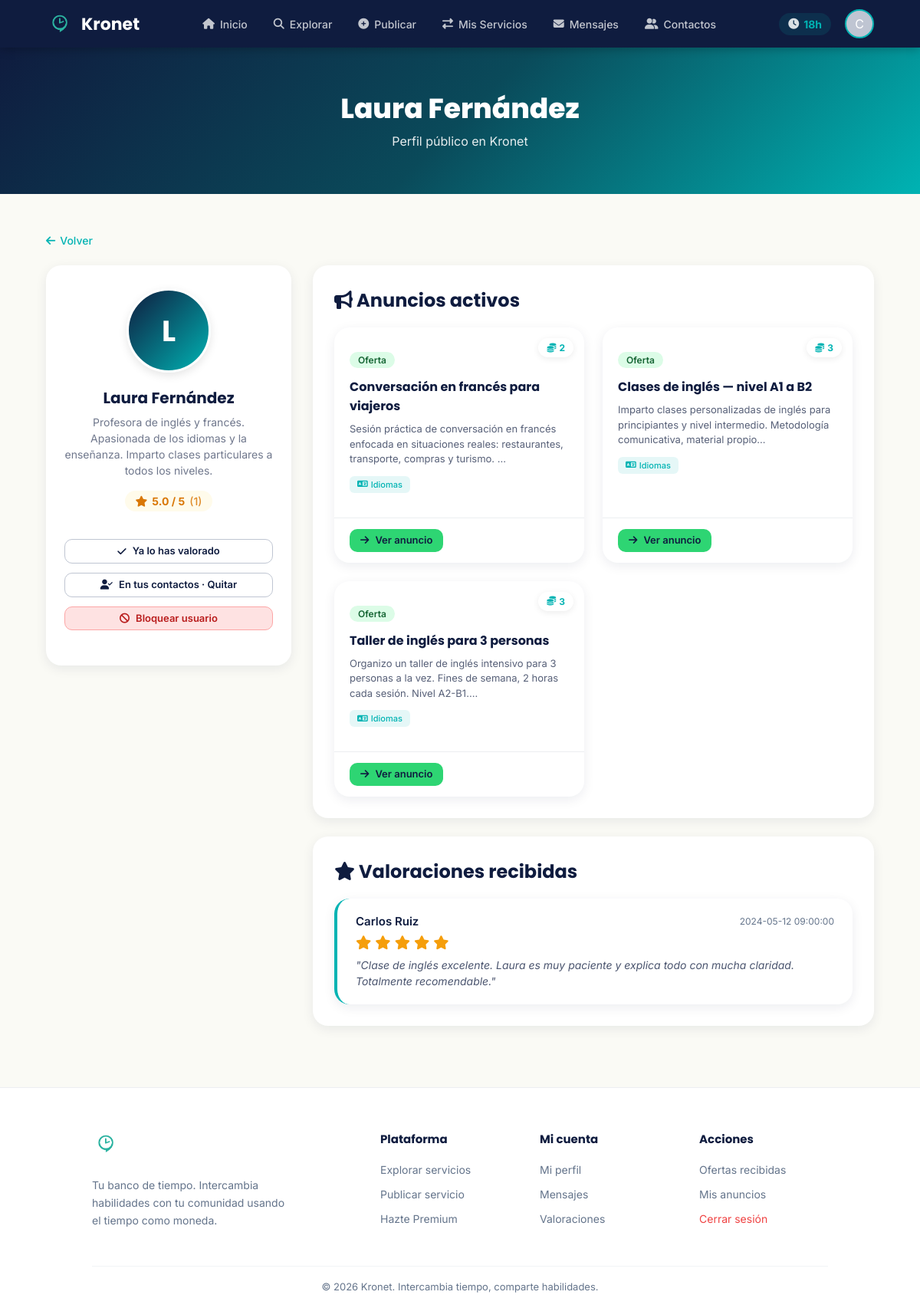
Page /public/perfil/2 (signed in) on the committed database.
### tables this page shows
CREATE TABLE usuarios (
    id_usuario          INT AUTO_INCREMENT PRIMARY KEY,
    nombre              VARCHAR(100)            NOT NULL,
    email               VARCHAR(150) UNIQUE     NOT NULL,
    contrasenia_hash    VARCHAR(255)            NOT NULL,
    descripcion         TEXT,
    tipo_usuario        VARCHAR(50)             DEFAULT 'registrado',   
    fecha_registro      DATETIME                DEFAULT CURRENT_TIMESTAMP,
    saldo_monedas       INT                     DEFAULT 5,              
    estado_cuenta       VARCHAR(50)             DEFAULT 'activa'        
);

CREATE TABLE anuncios (
    id_anuncio          INT AUTO_INCREMENT PRIMARY KEY,
    id_usuario          INT                     NOT NULL,
    titulo              VARCHAR(255)            NOT NULL,
    descripcion         TEXT,
    tipo_anuncio        VARCHAR(50),                                    
    categoria           VARCHAR(100),
    duracion_estimada   INT                     DEFAULT 1,              
    precio_creditos     INT                     DEFAULT 1,              
    plazas_totales      INT                     DEFAULT 1,              
    plazas_ocupadas     INT                     DEFAULT 0,              
    fecha_publicacion   DATETIME                DEFAULT CURRENT_TIMESTAMP,
    estado              VARCHAR(50)             DEFAULT 'activo',       
    destacado           TINYINT(1)              DEFAULT 0,
    destacado_hasta     DATETIME                DEFAULT NULL,
    imagen              VARCHAR(255)            DEFAULT NULL,

    FOREIGN KEY (id_usuario) REFERENCES usuarios(id_usuario)
        ON DELETE CASCADE
);

CREATE TABLE valoraciones (
    id_valoracion        INT AUTO_INCREMENT PRIMARY KEY,
    id_usuario_autor     INT,
    id_usuario_destino   INT,
    puntuacion           INT CHECK (puntuacion BETWEEN 1 AND 5),
    comentario           TEXT,
    fecha                DATETIME    DEFAULT CURRENT_TIMESTAMP,

    FOREIGN KEY (id_usuario_autor)   REFERENCES usuarios(id_usuario) ON DELETE CASCADE,
    FOREIGN KEY (id_usuario_destino) REFERENCES usuarios(id_usuario) ON DELETE CASCADE
);

### app/views/perfil/ajeno.php (the view, shortened to what the rows shown need)
<?php
require __DIR__ . '/../partials/head.php';
require __DIR__ . '/../partials/navbar.php';
require_once __DIR__ . '/../../helpers/Categorias.php';
?>
<section class="hero-section hero-compact">
    <h1><?= isset($usuario['nombre']) ? htmlspecialchars($usuario['nombre']) : 'Perfil' ?></h1>
    <p>Perfil público en Kronet</p>
</section>
<div class="page-wrap-wide">
    <?php if (isset($error)): ?>
        <div class="flash flash-error"><i class="fas fa-exclamation-circle"></i> <?= htmlspecialchars($error) ?></div>
    <?php else: ?>
    <div class="profile-layout">
        <div>
            <div class="user-card">
                <div class="avatar-wrapper">
                    <div class="main-avatar-placeholder">
                        <?= strtoupper(substr($usuario['nombre'], 0, 1)) ?>
                    </div>
                </div>
                <h2><?= htmlspecialchars($usuario['nombre']) ?></h2>
                <p class="user-desc"><?= htmlspecialchars($usuario['descripcion'] ?: 'Sin descripción') ?></p>
                <?php if ($media['total'] > 0): ?>
                    <div class="rating-badge">
                        <i class="fas fa-star"></i>
                        <?= number_format($media['media'], 1) ?> / 5
                        <span style="font-weight:500; opacity:0.85;">(<?= (int)$media['total'] ?>)</span>
                    </div>
                <?php else: ?>
                    <p style="font-size:13px; color:var(--gris-texto); margin-bottom:12px;">Sin valoraciones aún</p>
                <?php endif; ?>
                <div class="action-strip" style="flex-direction:column;">
                    <?php if (!$yaValorado): ?>
                        <a class="btn btn-valorar btn-sm" href="/kronet/public/valoraciones/crear?id_usuario=<?= (int)$usuario['id_usuario'] ?>">
                            <i class="fas fa-star"></i> Dejar valoración
                        </a>
                    <?php else: ?>
                        <span class="btn btn-ghost btn-sm" style="cursor:default;">
                            <i class="fas fa-check"></i> Ya lo has valorado
                        </span>
                    <?php endif; ?>
                    <?php if (!$esContacto): ?>
                        <button class="btn btn-outline btn-sm" onclick="agregar(<?= (int)$usuario['id_usuario'] ?>)">
                            <i class="fas fa-user-plus"></i> Agregar a contactos
                        </button>
                    <?php else: ?>
                        <button class="btn btn-ghost btn-sm" onclick="quitar(<?= (int)$usuario['id_usuario'] ?>)">
                            <i class="fas fa-user-check"></i> En tus contactos · Quitar
                        </button>
                    <?php endif; ?>
                    <?php if (!$estaBloqueado): ?>
                        <button class="btn btn-danger btn-sm" onclick="bloquear(<?= (int)$usuario['id_usuario'] ?>)">
                            <i class="fas fa-ban"></i> Bloquear usuario
                        </button>
                    <?php else: ?>
                        <button class="btn btn-ghost btn-sm" onclick="desbloquear(<?= (int)$usuario['id_usuario'] ?>)">
                            <i class="fas fa-undo"></i> Desbloquear
                        </button>
                    <?php endif; ?>
                </div>
            </div>
        </div>
        <div class="profile-main-col">
            <div class="card">
                <div class="page-header" style="margin-bottom:18px;">
                    <h2><i class="fas fa-bullhorn"></i> Anuncios activos</h2>
                </div>
                <?php if (empty($anuncios)): ?>
                    <div class="empty-state">
                        <div class="empty-icon"><i class="fas fa-bullhorn"></i></div>
                        <p>Este usuario no tiene anuncios activos.</p>
                    </div>
                <?php else: ?>
                    <div class="services-grid">
                        <?php foreach ($anuncios as $a):
                            $catNombre = Categorias::nombre($a['categoria']);
                            $catIcon   = Categorias::icono($a['categoria']);
                        ?>
                            <div class="service-card">
                                <div class="card-body">
                                    <div class="tags-row">
                                        <span class="badge <?= $a['tipo_anuncio'] === 'oferta' ? 'badge-oferta' : 'badge-demanda' ?>"><?= ucfirst($a['tipo_anuncio']) ?></span>
                                    </div>
                                    <h3>
                                        <a href="/kronet/public/anuncios/<?= (int)$a['id_anuncio'] ?>" style="color:inherit;">
                                            <?= htmlspecialchars($a['titulo']) ?>
                                        </a>
                                    </h3>
                                    <p><?= htmlspecialchars(mb_substr($a['descripcion'],0,120)) ?>…</p>
                                    <div class="tags-row">
                                        <span class="tag tag-cat"><i class="<?= $catIcon ?>"></i> <?= htmlspecialchars($catNombre) ?></span>
                                    </div>
                                </div>
                                <span class="time-tag"><i class="fas fa-coins"></i> <?= (int)$a['precio_creditos'] ?></span>
                                <div class="card-footer">
                                    <a class="btn btn-primary btn-sm" href="/kronet/public/anuncios/<?= (int)$a['id_anuncio'] ?>">
                                        <i class="fas fa-arrow-right"></i> Ver anuncio
                                    </a>
                                </div>
                            </div>
                        <?php endforeach; ?>
                    </div>
                <?php endif; ?>
            </div>
            <div class="card">
                <div class="page-header" style="margin-bottom:18px;">
                    <h2><i class="fas fa-star"></i> Valoraciones recibidas</h2>
                </div>
                <?php if (empty($valoraciones)): ?>
                    <div class="empty-state">
                        <div class="empty-icon"><i class="fas fa-star"></i></div>
                        <p>Este usuario todavía no tiene valoraciones.</p>
                    </div>
                <?php else: ?>
                    <div class="intercambios-list">
                        <?php foreach ($valoraciones as $v): ?>
                            <div class="valoracion-card">
                                <div class="vc-header">
                                    <span class="vc-autor"><?= htmlspecialchars($v['nombre_autor']) ?></span>
                                    <span class="vc-fecha"><?= htmlspecialchars($v['fecha']) ?></span>
                                </div>
                                <div class="stars-display">
                                    <?php for ($i = 1; $i <= 5; $i++): ?>
                                        <i class="fas fa-star <?= $i <= $v['puntuacion'] ? '' : 'empty' ?>"></i>
                                    <?php endfor; ?>
                                </div>
                                <?php if (!empty($v['comentario'])): ?>
                                    <p class="vc-comentario">"<?= htmlspecialchars($v['comentario']) ?>"</p>
                                <?php endif; ?>
                            </div>
                        <?php endforeach; ?>
                    </div>
                <?php endif; ?>
            </div>
        </div>
    </div>
    <?php endif; ?>
</div>
<?php require __DIR__ . '/../partials/footer.php'; ?>

### app/views/partials/navbar.php (shortened to what the rows shown need)
<?php
require_once __DIR__ . '/../../models/User.php';
$navUserId = $_SESSION['id_usuario'] ?? null;
$navUser   = $navUserId ? User::findById($navUserId) : null;
?>
<nav class="navbar">
    <div class="nav-user">
        <?php if ($navUser): ?>
            <div class="credits-badge" title="Tu saldo de créditos de tiempo">
                <i class="fas fa-clock"></i>
                <strong><?= (int)$navUser['saldo_monedas'] ?>h</strong>
            </div>
            <a href="/kronet/public/perfil" class="avatar-nav" title="Mi perfil">
                <?= strtoupper(substr($navUser['nombre'] ?? 'U', 0, 1)) ?>
            </a>
        <?php endif; ?>
    </div>
</nav>

### rows in the picture
usuarios: saldo_monedas "18", nombre "C"
usuarios: nombre "Laura Fernández", nombre "L", descripcion "Profesora de inglés y francés. Apasionada de los idiomas y la enseñanza. Imparto clases particulares a todos los niveles."
anuncios: tipo_anuncio "Oferta", titulo "Conversación en francés para viajeros", descripcion "Sesión práctica de conversación en francés enfocada en situaciones reales: restaurantes, transporte, compras y turismo.", categoria "Idiomas", precio_creditos "2"
anuncios: tipo_anuncio "Oferta", titulo "Clases de inglés — nivel A1 a B2", descripcion "Imparto clases personalizadas de inglés para principiantes y nivel intermedio. Metodología comunicativa, material propio", categoria "Idiomas", precio_creditos "3"
anuncios: tipo_anuncio "Oferta", titulo "Taller de inglés para 3 personas", descripcion "Organizo un taller de inglés intensivo para 3 personas a la vez. Fines de semana, 2 horas cada sesión. Nivel A2-B1.", categoria "Idiomas", precio_creditos "3"
valoraciones: id_usuario_autor.nombre "Carlos Ruiz", fecha "2024-05-12 09:00:00", puntuacion 5 (drawn), comentario "Clase de inglés excelente. Laura es muy paciente y explica todo con mucha claridad. Totalmente recomendable."

### other values in the picture
$label "Inicio Explorar Publicar Mis Servicios Mensajes Contactos"
$media['media'] "5.0"
$media['total'] "1"
